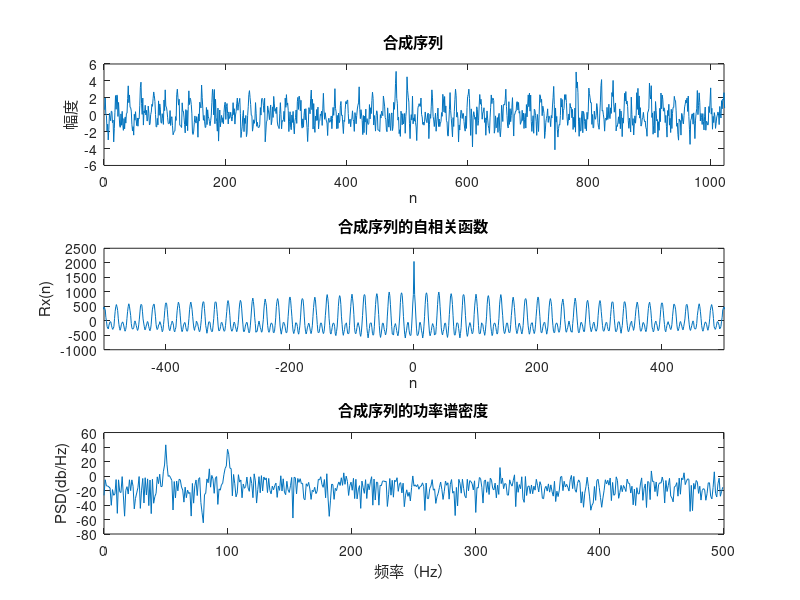

MATLAB code for this plot:
% 设置序列长度和采样率
N = 1024; % 序列长度
fs = 1000; % 采样率
t = (0:N-1)/fs; % 时间序列

% 生成余弦信号序列
x = cos(100*pi*t) + cos(200*pi*t);

% 生成正态分布随机数
n = randn(1, N);

% 生成叠加噪声的余弦信号序列
x = x + n;

% 画出合成序列的图像
figure;
subplot(3,1,1)
plot(x)
xlim([0 N-1])
xlabel('n')
ylabel('幅度')
title('合成序列')

% 计算并画出合成序列的自相关函数
Rxx = xcorr(x); % 计算自相关函数
subplot(3,1,2)
plot(-N+1:N-1,Rxx)
xlim([-500 500])
xlabel('n')
ylabel('Rx(n)')
title('合成序列的自相关函数')

% 计算并画出合成序列的功率谱密度
pxx = periodogram(x); % 使用periodogram函数计算功率谱密度
f = (0:N/2-1)*fs/N;
subplot(3,1,3)
plot(f, 10*log(pxx(1:N/2)))
xlabel('频率（Hz）')
ylabel('PSD(db/Hz)')
title('合成序列的功率谱密度')

